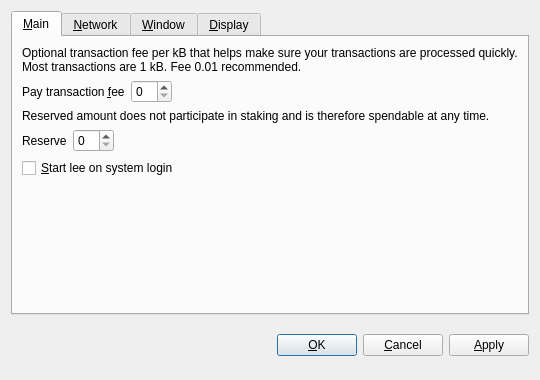
<?xml version="1.0" encoding="UTF-8"?>
<ui version="4.0">
 <class>OptionsDialog</class>
 <widget class="QDialog" name="OptionsDialog">
  <property name="geometry">
   <rect>
    <x>0</x>
    <y>0</y>
    <width>540</width>
    <height>380</height>
   </rect>
  </property>
  <property name="windowTitle">
   <string>Options</string>
  </property>
  <property name="modal">
   <bool>true</bool>
  </property>
  <layout class="QVBoxLayout" name="verticalLayout">
   <item>
    <widget class="QTabWidget" name="tabWidget">
     <property name="tabPosition">
      <enum>QTabWidget::North</enum>
     </property>
     <property name="currentIndex">
      <number>0</number>
     </property>
     <widget class="QWidget" name="tabMain">
      <attribute name="title">
       <string>&amp;Main</string>
      </attribute>
      <layout class="QVBoxLayout" name="verticalLayout_Main">
       <item>
        <widget class="QLabel" name="transactionFeeInfoLabel">
         <property name="text">
          <string>Optional transaction fee per kB that helps make sure your transactions are processed quickly. Most transactions are 1 kB. Fee 0.01 recommended.</string>
         </property>
         <property name="textFormat">
          <enum>Qt::PlainText</enum>
         </property>
         <property name="wordWrap">
          <bool>true</bool>
         </property>
        </widget>
       </item>
       <item>
        <layout class="QHBoxLayout" name="horizontalLayoutFee">
         <item>
          <widget class="QLabel" name="transactionFeeLabel">
           <property name="text">
            <string>Pay transaction &amp;fee</string>
           </property>
           <property name="textFormat">
            <enum>Qt::PlainText</enum>
           </property>
           <property name="buddy">
            <cstring>transactionFee</cstring>
           </property>
          </widget>
         </item>
         <item>
          <widget class="BitcoinAmountField" name="transactionFee"/>
         </item>
         <item>
          <spacer name="horizontalSpacerFee">
           <property name="orientation">
            <enum>Qt::Horizontal</enum>
           </property>
           <property name="sizeHint" stdset="0">
            <size>
             <width>40</width>
             <height>20</height>
            </size>
           </property>
          </spacer>
         </item>
        </layout>
       </item>
       <item>
        <widget class="QLabel" name="reserveBalanceInfoLabel">
         <property name="text">
          <string>Reserved amount does not participate in staking and is therefore spendable at any time.</string>
         </property>
         <property name="textFormat">
          <enum>Qt::PlainText</enum>
         </property>
         <property name="wordWrap">
          <bool>true</bool>
         </property>
        </widget>
       </item>
       <item>
        <layout class="QHBoxLayout" name="horizontalLayoutReserveBalance">
         <item>
          <widget class="QLabel" name="reserveBalanceLabel">
           <property name="text">
            <string>Reserve</string>
           </property>
           <property name="textFormat">
            <enum>Qt::PlainText</enum>
           </property>
           <property name="buddy">
            <cstring>reserveBalance</cstring>
           </property>
          </widget>
         </item>
         <item>
          <widget class="BitcoinAmountField" name="reserveBalance"/>
         </item>
         <item>
          <spacer name="horizontalSpacerReserveBalance">
           <property name="orientation">
            <enum>Qt::Horizontal</enum>
           </property>
           <property name="sizeHint" stdset="0">
            <size>
             <width>40</width>
             <height>20</height>
            </size>
           </property>
          </spacer>
         </item>
        </layout>
       </item>
       <item>
        <widget class="QCheckBox" name="bitcoinAtStartup">
         <property name="toolTip">
          <string>Automatically start lee after logging in to the system.</string>
         </property>
         <property name="text">
          <string>&amp;Start lee on system login</string>
         </property>
        </widget>
       </item>
       <item>
        <spacer name="verticalSpacer_Main">
         <property name="orientation">
          <enum>Qt::Vertical</enum>
         </property>
         <property name="sizeHint" stdset="0">
          <size>
           <width>20</width>
           <height>40</height>
          </size>
         </property>
        </spacer>
       </item>
      </layout>
     </widget>
     <widget class="QWidget" name="tabNetwork">
      <attribute name="title">
       <string>&amp;Network</string>
      </attribute>
      <layout class="QVBoxLayout" name="verticalLayout_Network">
       <item>
        <widget class="QCheckBox" name="mapPortUpnp">
         <property name="toolTip">
          <string>Automatically open the lee client port on the router. This only works when your router supports UPnP and it is enabled.</string>
         </property>
         <property name="text">
          <string>Map port using &amp;UPnP</string>
         </property>
        </widget>
       </item>
       <item>
        <widget class="QCheckBox" name="connectSocks">
         <property name="toolTip">
          <string>Connect to the lee network through a SOCKS5 proxy (e.g. when connecting through Tor).</string>
         </property>
         <property name="text">
          <string>&amp;Connect through SOCKS5 proxy:</string>
         </property>
        </widget>
       </item>
       <item>
        <layout class="QHBoxLayout" name="horizontalLayout_Network">
         <item>
          <widget class="QLabel" name="proxyIpLabel">
           <property name="text">
            <string>Proxy &amp;IP:</string>
           </property>
           <property name="textFormat">
            <enum>Qt::PlainText</enum>
           </property>
           <property name="buddy">
            <cstring>proxyIp</cstring>
           </property>
          </widget>
         </item>
         <item>
          <widget class="QValidatedLineEdit" name="proxyIp">
           <property name="maximumSize">
            <size>
             <width>140</width>
             <height>16777215</height>
            </size>
           </property>
           <property name="toolTip">
            <string>IP address of the proxy (e.g. 127.0.0.1)</string>
           </property>
          </widget>
         </item>
         <item>
          <widget class="QLabel" name="proxyPortLabel">
           <property name="text">
            <string>&amp;Port:</string>
           </property>
           <property name="textFormat">
            <enum>Qt::PlainText</enum>
           </property>
           <property name="buddy">
            <cstring>proxyPort</cstring>
           </property>
          </widget>
         </item>
         <item>
          <widget class="QLineEdit" name="proxyPort">
           <property name="maximumSize">
            <size>
             <width>55</width>
             <height>16777215</height>
            </size>
           </property>
           <property name="toolTip">
            <string>Port of the proxy (e.g. 9050)</string>
           </property>
          </widget>
         </item>
         <item>
          <spacer name="horizontalSpacer_Network">
           <property name="orientation">
            <enum>Qt::Horizontal</enum>
           </property>
           <property name="sizeHint" stdset="0">
            <size>
             <width>40</width>
             <height>20</height>
            </size>
           </property>
          </spacer>
         </item>
        </layout>
       </item>
       <item>
        <spacer name="verticalSpacer_Network">
         <property name="orientation">
          <enum>Qt::Vertical</enum>
         </property>
         <property name="sizeHint" stdset="0">
          <size>
           <width>20</width>
           <height>40</height>
          </size>
         </property>
        </spacer>
       </item>
      </layout>
     </widget>
     <widget class="QWidget" name="tabWindow">
      <attribute name="title">
       <string>&amp;Window</string>
      </attribute>
      <layout class="QVBoxLayout" name="verticalLayout_Window">
       <item>
        <widget class="QCheckBox" name="minimizeToTray">
         <property name="toolTip">
          <string>Show only a tray icon after minimizing the window.</string>
         </property>
         <property name="text">
          <string>&amp;Minimize to the tray instead of the taskbar</string>
         </property>
        </widget>
       </item>
       <item>
        <widget class="QCheckBox" name="minimizeOnClose">
         <property name="toolTip">
          <string>Minimize instead of exit the application when the window is closed. When this option is enabled, the application will be closed only after selecting Quit in the menu.</string>
         </property>
         <property name="text">
          <string>M&amp;inimize on close</string>
         </property>
        </widget>
       </item>
       <item>
        <spacer name="verticalSpacer_Window">
         <property name="orientation">
          <enum>Qt::Vertical</enum>
         </property>
         <property name="sizeHint" stdset="0">
          <size>
           <width>20</width>
           <height>40</height>
          </size>
         </property>
        </spacer>
       </item>
      </layout>
     </widget>
     <widget class="QWidget" name="tabDisplay">
      <attribute name="title">
       <string>&amp;Display</string>
      </attribute>
      <layout class="QVBoxLayout" name="verticalLayout_Display">
       <item>
        <layout class="QHBoxLayout" name="horizontalLayout_1_Display">
         <item>
          <widget class="QLabel" name="langLabel">
           <property name="text">
            <string>User Interface &amp;language:</string>
           </property>
           <property name="textFormat">
            <enum>Qt::PlainText</enum>
           </property>
           <property name="buddy">
            <cstring>lang</cstring>
           </property>
          </widget>
         </item>
         <item>
          <widget class="QValueComboBox" name="lang">
           <property name="toolTip">
            <string>The user interface language can be set here. This setting will take effect after restarting lee.</string>
           </property>
          </widget>
         </item>
        </layout>
       </item>
       <item>
        <layout class="QHBoxLayout" name="horizontalLayout_2_Display">
         <item>
          <widget class="QLabel" name="unitLabel">
           <property name="text">
            <string>&amp;Unit to show amounts in:</string>
           </property>
           <property name="textFormat">
            <enum>Qt::PlainText</enum>
           </property>
           <property name="buddy">
            <cstring>unit</cstring>
           </property>
          </widget>
         </item>
         <item>
          <widget class="QValueComboBox" name="unit">
           <property name="toolTip">
            <string>Choose the default subdivision unit to show in the interface and when sending coins.</string>
           </property>
          </widget>
         </item>
        </layout>
       </item>
       <item>
        <widget class="QCheckBox" name="coinControlFeatures">
         <property name="toolTip">
          <string>Whether to show coin control features or not.</string>
         </property>
         <property name="text">
          <string>Display coin &amp;control features (experts only!)</string>
         </property>
        </widget>
       </item>
       <item>
        <widget class="QCheckBox" name="minimizeCoinAge">
         <property name="toolTip">
          <string>Whether to select the coin outputs randomly or with minimal coin age.</string>
         </property>
         <property name="text">
          <string>Minimize weight consumption (experimental)</string>
         </property>
        </widget>
       </item>
       <item>
        <widget class="QCheckBox" name="useBlackTheme">
         <property name="text">
          <string>Use black visual theme (requires restart)</string>
         </property>
        </widget>
       </item>
       <item>
        <spacer name="verticalSpacer_Display">
         <property name="orientation">
          <enum>Qt::Vertical</enum>
         </property>
         <property name="sizeHint" stdset="0">
          <size>
           <width>20</width>
           <height>40</height>
          </size>
         </property>
        </spacer>
       </item>
      </layout>
     </widget>
    </widget>
   </item>
   <item>
    <layout class="QHBoxLayout" name="horizontalLayout_Buttons">
     <item>
      <spacer name="horizontalSpacer_1">
       <property name="orientation">
        <enum>Qt::Horizontal</enum>
       </property>
       <property name="sizeHint" stdset="0">
        <size>
         <width>40</width>
         <height>48</height>
        </size>
       </property>
      </spacer>
     </item>
     <item>
      <widget class="QLabel" name="statusLabel">
       <property name="font">
        <font>
         <weight>75</weight>
         <bold>true</bold>
        </font>
       </property>
       <property name="text">
        <string/>
       </property>
       <property name="textFormat">
        <enum>Qt::PlainText</enum>
       </property>
       <property name="wordWrap">
        <bool>true</bool>
       </property>
      </widget>
     </item>
     <item>
      <spacer name="horizontalSpacer_2">
       <property name="orientation">
        <enum>Qt::Horizontal</enum>
       </property>
       <property name="sizeHint" stdset="0">
        <size>
         <width>40</width>
         <height>48</height>
        </size>
       </property>
      </spacer>
     </item>
     <item>
      <widget class="QPushButton" name="okButton">
       <property name="text">
        <string>&amp;OK</string>
       </property>
      </widget>
     </item>
     <item>
      <widget class="QPushButton" name="cancelButton">
       <property name="text">
        <string>&amp;Cancel</string>
       </property>
       <property name="autoDefault">
        <bool>false</bool>
       </property>
      </widget>
     </item>
     <item>
      <widget class="QPushButton" name="applyButton">
       <property name="text">
        <string>&amp;Apply</string>
       </property>
       <property name="autoDefault">
        <bool>false</bool>
       </property>
      </widget>
     </item>
    </layout>
   </item>
  </layout>
 </widget>
 <customwidgets>
  <customwidget>
   <class>BitcoinAmountField</class>
   <extends>QSpinBox</extends>
   <header>bitcoinamountfield.h</header>
  </customwidget>
  <customwidget>
   <class>QValueComboBox</class>
   <extends>QComboBox</extends>
   <header>qvaluecombobox.h</header>
  </customwidget>
  <customwidget>
   <class>QValidatedLineEdit</class>
   <extends>QLineEdit</extends>
   <header>qvalidatedlineedit.h</header>
  </customwidget>
 </customwidgets>
 <resources/>
 <connections/>
</ui>
